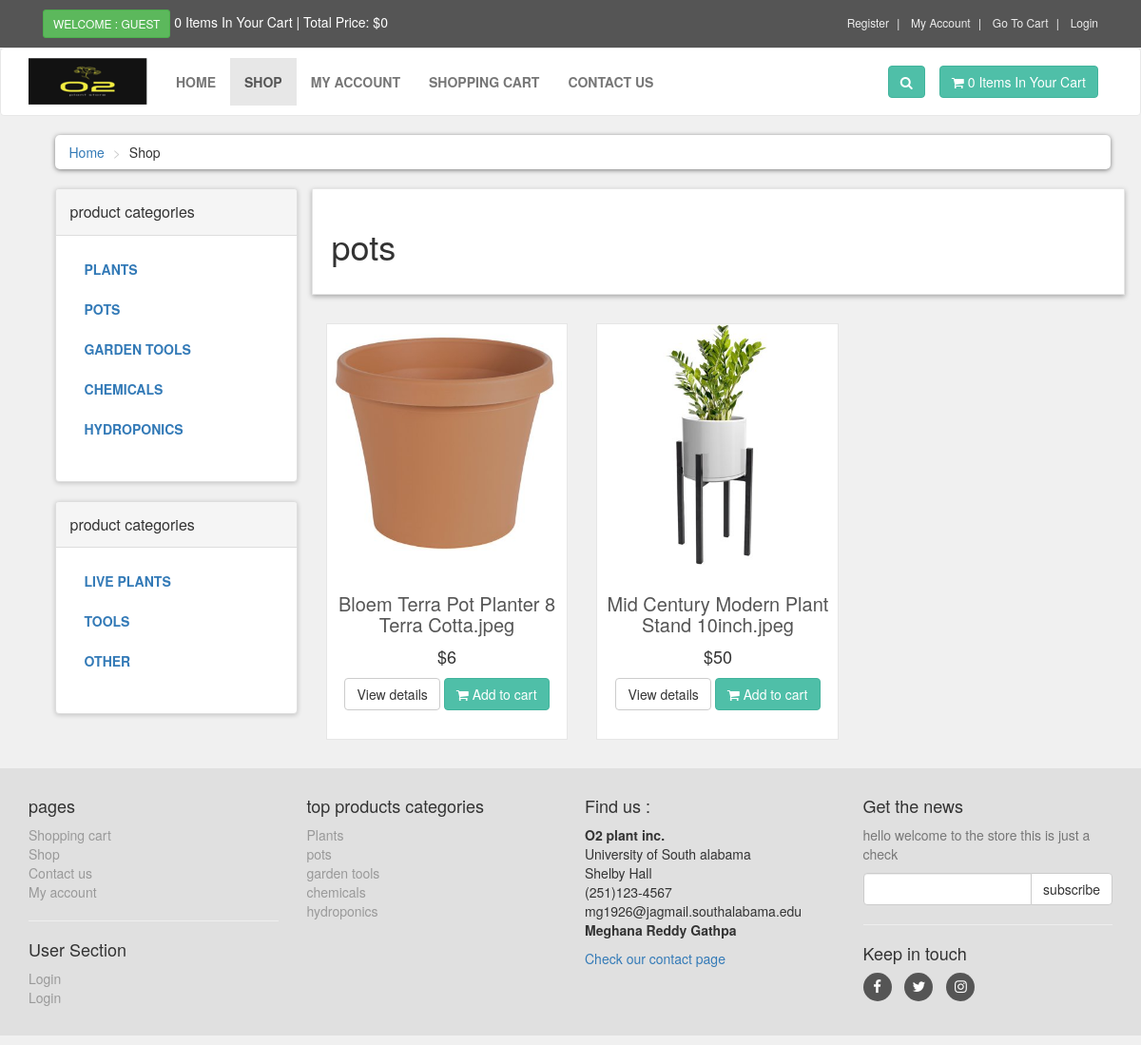
The app's page /plant_store/shop.php?p_cat=2 with its own data.
### tables this page shows
CREATE TABLE `product_categories` (
  `p_cat_id` int(10) NOT NULL,
  `p_cat_title` text NOT NULL,
  `p_cat_desc` text NOT NULL
);

CREATE TABLE `categories` (
  `cat_id` int(10) NOT NULL,
  `cat_title` text NOT NULL,
  `cat_desc` text NOT NULL
);

CREATE TABLE `products` (
  `product_id` int(10) NOT NULL,
  `p_cat_id` varchar(10) NOT NULL,
  `cat_id` varchar(10) NOT NULL,
  `date` timestamp NOT NULL DEFAULT current_timestamp() ON UPDATE current_timestamp(),
  `product_title` text NOT NULL,
  `product_img1` text NOT NULL,
  `product_img2` text NOT NULL,
  `product_img3` text NOT NULL,
  `product_price` int(10) NOT NULL,
  `product_keywords` text NOT NULL,
  `product_desc` text NOT NULL
);

### plant_store/functions/functions.php (the view, shortened to what this page needs)
<?php
$db =mysqli_connect("localhost","root","","ecom_store");
function getRealIpuser(){
    switch(true){
            default : return $_SERVER['REMOTE_ADDR'];
    }
}
function getPCats(){
    global $db;
    $get_p_cats ="select * from product_categories";
    $run_p_cats=mysqli_query($db,$get_p_cats);
    while($row_p_cats=mysqli_fetch_array($run_p_cats)){
        $p_cat_id = $row_p_cats['p_cat_id'];
        $p_cat_title = $row_p_cats['p_cat_title'];
        echo"
        <li>
        <a href='shop.php?p_cat=$p_cat_id'>$p_cat_title</a>
        </li>
        ";
    }
}
function getCats(){
    global $db;
    $get_cats ="select * from categories";
    $run_cats=mysqli_query($db,$get_cats);
    while($row_cats=mysqli_fetch_array($run_cats)){
        $cat_id = $row_cats['cat_id'];
        $cat_title = $row_cats['cat_title'];
        echo"
        <li>
        <a href='shop.php?cat=$cat_id'>$cat_title</a>
        </li>
        ";
    }
}
function getpcatpro(){
  global $db;
    if(isset($_GET['p_cat'])){
        $p_cat_id = $_GET['p_cat'];
        $get_p_cat = "select * from product_categories where p_cat_id='$p_cat_id'";
        $run_p_cat = mysqli_query($db,$get_p_cat);
        $row_p_cat = mysqli_fetch_array($run_p_cat);
        $p_cat_title = $row_p_cat['p_cat_title'];
        $p_cat_desc = $row_p_cat['p_cat_desc'];
        $get_products = "select * from products where p_cat_id='$p_cat_id'";
        $run_products = mysqli_query($db,$get_products);
        $count = mysqli_num_rows($run_products);
        if($count==0){
           echo"
           <div class='box'>
           <h1>No products found in this product category</h1>
           </div>
           ";
        }
        else{
            echo"
            <div class='box'>
           <h1> $p_cat_title </h1>
           <p>$p_cat_desc</p>
           </div>
            ";
        }
        while($row_products=mysqli_fetch_array($run_products)){
        $pro_id = $row_products['product_id'];
        $pro_title=$row_products['product_title'];
        $pro_price=$row_products['product_price'];
        $pro_img1=$row_products['product_img1'];
            echo"
            <div class='col-md-4 col-md-sm-6 center-responsive'>
            <div class='product'>
           <a href='details.php?pro_id=$pro_id'>
           <img class='img-responsive' src='admin_area/product_images/$pro_img1'>
           </a>
           <div class='text'>
           <h3>
           <a href='details.php?pro_id=$pro_id'>
           $pro_title
           </a>
           </h3>
           <p class='price'>
           $$pro_price
           </p>
           <p class='button'>
           <a class='btn btn-default' href='details.php?pro_id=$pro_id'>
           View details</a>
           <a class='btn btn-primary' href='details.php?pro_id=$pro_id'>
           <i class='fa fa-shopping-cart'></i> Add to cart
           </a>
           </p>
           </div>
           </div>
           </div>
            ";
        }
    }
}
function items(){
    global $db;
    $ip_add = getRealIpuser();
    $get_items = "select * from cart where ip_add='$ip_add'";
    $run_items = mysqli_query($db,$get_items);
    $count_items = mysqli_num_rows($run_items);
    echo $count_items;
}
function total_price(){
    $total = 0;
    echo "$" . $total;
}
?>

### plant_store/includes/footer.php (shortened to what this page needs)
<div id="footer">
    <div class="container">
        <div class="row">
            <div class="col-sm-6 col-md-3">
                <h4>pages</h4>
                   <ul>
                    <li><a href="cart.php">Shopping cart</a></li>
                    <li><a href="contact.php">Shop</a></li>
                    <li><a href="shop.php">Contact us</a></li>
                    <li><a href="customer/my_account.php">My account</a></li>
                </ul>
                <hr>
                <h4> User Section</h4>
                <ul>
                       <?php
                           if(!isset($_SESSION['customer_email'])){
                               echo"<a href='checkout.php'> Login </a>";
                           }else{
                             echo"<a href='my_account.php?my_orders'>My Account </a>";
                           }
                           ?>
                            <li>
                            <?php
                           if(!isset($_SESSION['customer_email'])){
                               echo"<a href='checkout.php'> Login </a>";
                           }else{
                             echo"<a href='my_account.php?edit_account'>edit Account </a>";
                           }
                           ?>  </li>
                 </ul>
          </div>
          <div class="com-sm-6 col-md-3">
              <h4>top products categories</h4>
              <ul>
                  <?php
                  $get_p_cats = "select * from product_categories";
                  $run_p_cats = mysqli_query($con,$get_p_cats);
                  while($row_p_cats=mysqli_fetch_array($run_p_cats)){
                      $p_cat_id = $row_p_cats['p_cat_id'];                                           $p_cat_title = $row_p_cats['p_cat_title'];
                      echo"
                      <li>
                      <a href='../shop.php?p_cat=$p_cat_id'>
                      $p_cat_title
                      </a>
                      </li>
                      ";
                  }
                  ?>
              </ul>
          </div>
          <div class="col-sm-6 col-md-3">
              <h4>Find us : </h4>
              <p>
                  <strong>O2 plant inc.</strong>
                  <br/>University of South alabama
                  <br/>Shelby Hall
                  <br/>(251)123-4567
                  <br/>mg1926@jagmail.southalabama.edu
                  <br/><strong>Meghana Reddy Gathpa</strong>
              </p>
              <a href="../contact.php">Check our contact page</a>
          </div>
          <div class="col-sm-6 col-md-3">
              <h4>Get the news</h4>
              <p class="text-muted">
                  hello welcome to the store this is just a check
              </p>
              <form action="" method="post" name="">
                  <div class="input-group">
                      <input type="text" class="form-control" name="email">
                      <span class="input-group-btn">
                          <input type="submit" value="subscribe" class="btn btn-default">
                      </span>
                  </div>
              </form>
              <hr>
              <h4>Keep in touch</h4>
              <p class="social">
                  <a href="#" class="fa fa-facebook"></a>
                  <a href="#" class="fa fa-twitter"></a>
                  <a href="#" class="fa fa-instagram"></a>
              </p>
          </div>
        </div>
    </div>
</div>

### plant_store/styles/style.css (style rules this page uses)
body { font-size: 14px; line-height: 1.42857143; color: #333333; background: #f0f0f0; overflow-x: hidden; padding-bottom: 10px; }
.btn-primary { color: rgb(255, 255, 255); background: rgb(79, 191, 168); border-color: rgb(65, 179, 156); }
.box { background: #ffffff; margin: 0 0 30px; border : solid 1px #e6e6e6; box-sizing: border-box; padding: 20px; box-shadow: 0px 2px 5px rgba(0,0,0,.3); }
#content .product { background: #ffffff; border: solid 1px #e6e6e6; margin-bottom: 30px; box-sizing: border-box; }
#content .product .text { padding :10px 10px 10px; }
#content .product .text p.price { font-size: 18px; text-align: center; font-weight: 400; }
#content .product .text .button { text-align: center; clear:both; }
#content .product .text .button .btn { margin-bottom: 10px; }
#content .product .text h3 { text-align: center; font-size: 20px; }
#content .product .text h3 a { color: rgb(85,85,85); }
#content .panel.sidebar-menu ul.nav.category-menu li a { text-transform: uppercase; font-weight: 600; }
#footer { background: #e0e0e0; padding: 20px 0; }
#footer a { text-decoration: none; }
#footer ul { list-style: none; padding-left: 0px; }
#footer ul a { color:#999999; padding: 20px 0; text-decoration: none; }
#footer .social { text-align: left; }
#footer .social a { margin: 0px 10px 0px 0px; display: inline-block; color: #ffffff; width: 30px; height: 30px; border-radius: 15px; line-height: 30px; font-size: 15px; text-align: center; vertical-align: bottom; background: #555555; text-decoration: none; }

### records on screen
product_categories: p_cat_title "PLANTS", p_cat_title "Plants"
product_categories: p_cat_title "POTS", p_cat_title "pots"
product_categories: p_cat_title "GARDEN TOOLS", p_cat_title "garden tools"
product_categories: p_cat_title "CHEMICALS", p_cat_title "chemicals"
product_categories: p_cat_title "HYDROPONICS", p_cat_title "hydroponics"
categories: cat_title "LIVE PLANTS"
categories: cat_title "TOOLS"
categories: cat_title "OTHER"
products: product_img1 (picture), product_title "Bloem Terra Pot Planter 8 Terra Cotta.jpeg", product_price "6"
products: product_img1 (picture), product_title "Mid Century Modern Plant Stand 10inch.jpeg", product_price "50"

### other values on screen
$count_items "0 0"
$total "0"
